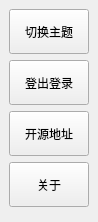
                 <widget class="QFrame" name="extraRightBox">
                  <property name="minimumSize">
                   <size>
                    <width>0</width>
                    <height>0</height>
                   </size>
                  </property>
                  <property name="maximumSize">
                   <size>
                    <width>0</width>
                    <height>16777215</height>
                   </size>
                  </property>
                  <property name="frameShape">
                   <enum>QFrame::NoFrame</enum>
                  </property>
                  <property name="frameShadow">
                   <enum>QFrame::Raised</enum>
                  </property>
                  <layout class="QVBoxLayout" name="verticalLayout_7">
                   <property name="spacing">
                    <number>0</number>
                   </property>
                   <property name="leftMargin">
                    <number>0</number>
                   </property>
                   <property name="topMargin">
                    <number>0</number>
                   </property>
                   <property name="rightMargin">
                    <number>0</number>
                   </property>
                   <property name="bottomMargin">
                    <number>0</number>
                   </property>
                   <item>
                    <widget class="QFrame" name="themeSettingsTopDetail">
                     <property name="maximumSize">
                      <size>
                       <width>16777215</width>
                       <height>3</height>
                      </size>
                     </property>
                     <property name="frameShape">
                      <enum>QFrame::NoFrame</enum>
                     </property>
                     <property name="frameShadow">
                      <enum>QFrame::Raised</enum>
                     </property>
                    </widget>
                   </item>
                   <item>
                    <widget class="QFrame" name="contentSettings">
                     <property name="frameShape">
                      <enum>QFrame::NoFrame</enum>
                     </property>
                     <property name="frameShadow">
                      <enum>QFrame::Raised</enum>
                     </property>
                     <layout class="QVBoxLayout" name="verticalLayout_10">
                      <item>
                       <widget class="QPushButton" name="btn_message">
                        <property name="sizePolicy">
                         <sizepolicy hsizetype="Expanding" vsizetype="Fixed">
                          <horstretch>0</horstretch>
                          <verstretch>0</verstretch>
                         </sizepolicy>
                        </property>
                        <property name="minimumSize">
                         <size>
                          <width>0</width>
                          <height>45</height>
                         </size>
                        </property>
                        <property name="font">
                         <font>
                          <family>Microsoft YaHei UI</family>
                          <pointsize>9</pointsize>
                          <italic>false</italic>
                          <bold>false</bold>
                         </font>
                        </property>
                        <property name="cursor">
                         <cursorShape>PointingHandCursor</cursorShape>
                        </property>
                        <property name="layoutDirection">
                         <enum>Qt::LeftToRight</enum>
                        </property>
                        <property name="styleSheet">
                         <string notr="true">background-image: url(:/icons/images/icons/cil-moon.png);font: 9pt &quot;Microsoft YaHei UI&quot;;
</string>
                        </property>
                        <property name="text">
                         <string>切换主题</string>
                        </property>
                       </widget>
                      </item>
                      <item>
                       <widget class="QPushButton" name="btn_logout">
                        <property name="sizePolicy">
                         <sizepolicy hsizetype="Expanding" vsizetype="Fixed">
                          <horstretch>0</horstretch>
                          <verstretch>0</verstretch>
                         </sizepolicy>
                        </property>
                        <property name="minimumSize">
                         <size>
                          <width>0</width>
                          <height>45</height>
                         </size>
                        </property>
                        <property name="font">
                         <font>
                          <family>Microsoft YaHei UI</family>
                          <pointsize>9</pointsize>
                          <italic>false</italic>
                          <bold>false</bold>
                         </font>
                        </property>
                        <property name="cursor">
                         <cursorShape>PointingHandCursor</cursorShape>
                        </property>
                        <property name="layoutDirection">
                         <enum>Qt::LeftToRight</enum>
                        </property>
                        <property name="styleSheet">
                         <string notr="true">background-image: url(:/icons/images/icons/cil-account-logout.png);font: 9pt &quot;Microsoft YaHei UI&quot;;</string>
                        </property>
                        <property name="text">
                         <string>登出登录</string>
                        </property>
                       </widget>
                      </item>
                      <item>
                       <widget class="QPushButton" name="btn_message_3">
                        <property name="sizePolicy">
                         <sizepolicy hsizetype="Expanding" vsizetype="Fixed">
                          <horstretch>0</horstretch>
                          <verstretch>0</verstretch>
                         </sizepolicy>
                        </property>
                        <property name="minimumSize">
                         <size>
                          <width>0</width>
                          <height>45</height>
                         </size>
                        </property>
                        <property name="font">
                         <font>
                          <family>Microsoft YaHei UI</family>
                          <pointsize>9</pointsize>
                          <italic>false</italic>
                          <bold>false</bold>
                         </font>
                        </property>
                        <property name="cursor">
                         <cursorShape>PointingHandCursor</cursorShape>
                        </property>
                        <property name="layoutDirection">
                         <enum>Qt::LeftToRight</enum>
                        </property>
                        <property name="styleSheet">
                         <string notr="true">background-image: url(:/icons/images/icons/cil-star.png);font: 9pt &quot;Microsoft YaHei UI&quot;;
</string>
                        </property>
                        <property name="text">
                         <string>开源地址</string>
                        </property>
                       </widget>
                      </item>
                      <item>
                       <widget class="QPushButton" name="btn_message_2">
                        <property name="sizePolicy">
                         <sizepolicy hsizetype="Expanding" vsizetype="Fixed">
                          <horstretch>0</horstretch>
                          <verstretch>0</verstretch>
                         </sizepolicy>
                        </property>
                        <property name="minimumSize">
                         <size>
                          <width>0</width>
                          <height>45</height>
                         </size>
                        </property>
                        <property name="font">
                         <font>
                          <family>Microsoft YaHei UI</family>
                          <pointsize>9</pointsize>
                          <italic>false</italic>
                          <bold>false</bold>
                         </font>
                        </property>
                        <property name="cursor">
                         <cursorShape>PointingHandCursor</cursorShape>
                        </property>
                        <property name="layoutDirection">
                         <enum>Qt::LeftToRight</enum>
                        </property>
                        <property name="styleSheet">
                         <string notr="true">background-image: url(:/icons/images/icons/cil-circle.png);font: 9pt &quot;Microsoft YaHei UI&quot;;
</string>
                        </property>
                        <property name="text">
                         <string>关于</string>
                        </property>
                       </widget>
                      </item>
                      <item>
                       <widget class="QFrame" name="topMenus">
                        <property name="frameShape">
                         <enum>QFrame::NoFrame</enum>
                        </property>
                        <property name="frameShadow">
                         <enum>QFrame::Raised</enum>
                        </property>
                        <layout class="QVBoxLayout" name="verticalLayout_14">
                         <property name="spacing">
                          <number>0</number>
                         </property>
                         <property name="leftMargin">
                          <number>0</number>
                         </property>
                         <property name="topMargin">
                          <number>0</number>
                         </property>
                         <property name="rightMargin">
                          <number>0</number>
                         </property>
                         <property name="bottomMargin">
                          <number>0</number>
                         </property>
                        </layout>
                       </widget>
                      </item>
                     </layout>
                    </widget>
                   </item>
                  </layout>
                 </widget>
